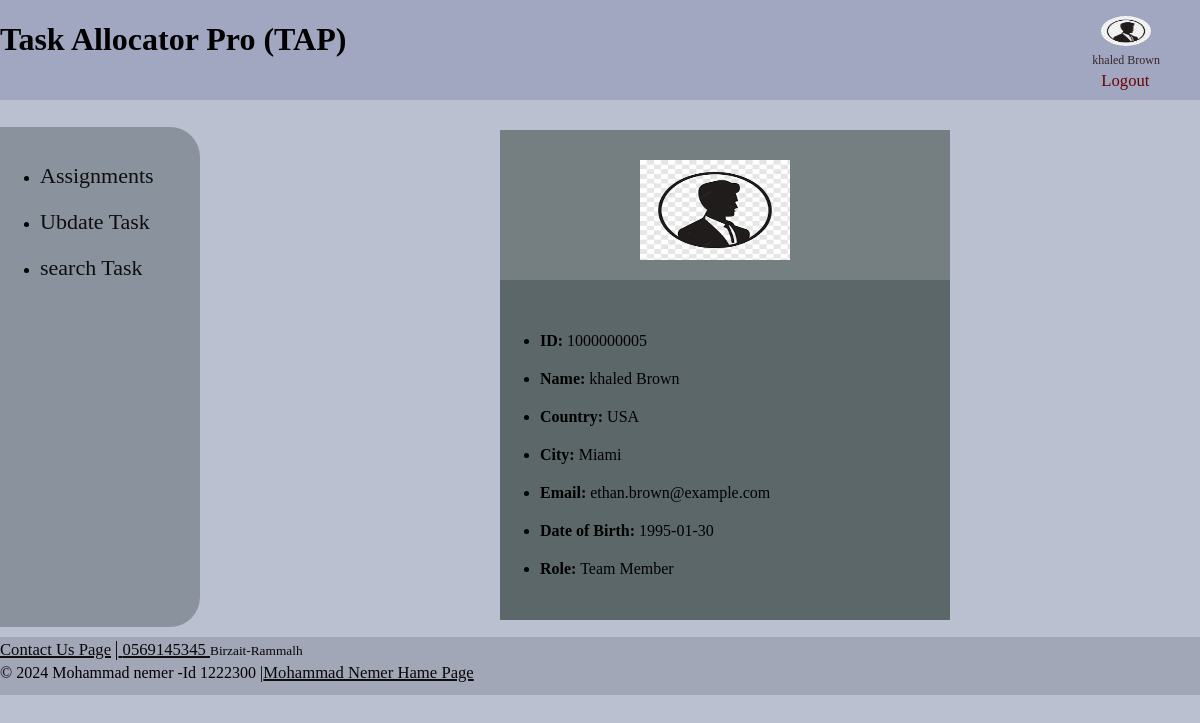
The page /pesonalpage.php (signed in) on the database its author committed.
### tables this page shows
CREATE TABLE `users` (
  `id` bigint(20) NOT NULL,
  `name` varchar(255) DEFAULT NULL,
  `address_flat_house_no` varchar(255) DEFAULT NULL,
  `address_street` varchar(255) DEFAULT NULL,
  `address_city` varchar(255) DEFAULT NULL,
  `address_country` varchar(255) DEFAULT NULL,
  `date_of_birth` date DEFAULT NULL,
  `id_number` varchar(255) DEFAULT NULL,
  `email` varchar(255) DEFAULT NULL,
  `telephone` varchar(15) DEFAULT NULL,
  `role` enum('Manager','Project Leader','Team Member') DEFAULT NULL,
  `qualification` text DEFAULT NULL,
  `skills` text DEFAULT NULL,
  `Username` varchar(255) DEFAULT NULL,
  `password` varchar(255) DEFAULT NULL,
  `images` varchar(255) DEFAULT NULL
);

### pesonalpage.php (the view, shortened to what this page needs)
<?php
    $pdo=db_connect();
    $id=$_SESSION['loginid'];
    $user_tablename = "users";
    $sql = "SELECT *  FROM $user_tablename  WHERE id = :userid";
    $cont[':userid']=$id;
$stmt = $pdo->prepare($sql);
$stmt->execute($cont);
$result = $stmt->fetch();
    if ($result) {
        $id= $result['id'];
        $name= $result['name'];
        $country= $result['address_country'];
        $city= $result['address_city'];
        $email= $result['email'];
        $images= $result['images'];
        $date_of_birth=$result['date_of_birth'];
        $role= $result['role'];
    }
?>
<!DOCTYPE html>
<html lang="ar">
<head>
    <link rel="stylesheet" href="style2.css">
</head>
<body>
<header>
<h1>Task Allocator Pro (TAP)</h1>
<nav id="account">
    <figure>
    <img id="imgpersonal" src="./Files/<?php echo $_SESSION['images']; ?>" alt="pimg">
  <figcaption>  <a id="hehm"  href="./pesonalpage.php">
    <?php
echo $_SESSION['name']; ?></a></figcaption>
<a id="logout" href="/login.php"> <small>Logout</small></a>
</figure>
    </nav>
</header>
<div id="contener">
<nav id="Manager">
    <ul>
    <?php
if($_SESSION['role']=='Team Member')
{
?>
  <li
    <?php
    global $issset;    if($issset==1){echo ' id="assign"';}
     ?>
    ><a  href="./membertask.php"> Assignments</a></li>
    <li><a href="./searchTask.php">Ubdate Task</a></li>
    <li ><a href="./searchTaskmember.php">search Task</a></li>
      <?php
}
?>
</ul>
</nav>
<main id="succ">
<figure id="truecaper">
<img id="true" src="/Files/<?php  echo   $images; ?> " alt="true">
</figure>
<?php
echo '<ul>';
echo "<li><strong>ID:</strong> $id</li>";
echo "<li><strong>Name:</strong> $name</li>";
echo "<li><strong>Country:</strong> $country</li>";
echo "<li><strong>City:</strong> $city</li>";
echo "<li><strong>Email:</strong> $email</li>";
echo "<li><strong>Date of Birth:</strong> $date_of_birth</li>";
echo "<li><strong>Role:</strong> $role</li>";
echo '</ul>';
?>
</main>
</div>
<footer>
 <small id="small">
 <a href="https://www.facebook.com/Future.Center.Haybrid.cars/?locale=ar_AR"> <small id="small"> Contact Us Page</small></a>
<a href="https://web.whatsapp.com/">|<small id="small">  0569145345 </small></a>
 Birzait-Rammalh
</small>
 <br>
&copy; 2024 Mohammad nemer -Id 1222300 |<a href="./../../index.html"><small id="small">Mohammad Nemer Hame Page</small></a>
</footer>
</body>
</html>

### style2.css (style rules this page uses)
body { background-color: rgb(187, 192, 209); margin-top: 0px; margin-left: 0px; margin-right: 0px; margin-bottom: 0px; padding-bottom: 0px; display: flex; flex-direction: column; flex-wrap: nowrap; }
a:link { color: rgb(14, 14, 15); }
#imgpersonal { width: 50px; height: 30px; border-radius: 50%; margin-left: 20px; }
#truecaper { margin-left: 0px; margin-top: 0px; margin-right: 0px; width: 450px; height: 150px; background-color: rgb(117, 126, 129); }
#account { margin-right: 0px; }
header { padding-top: 0px; margin-top: 0px; display: flex; justify-content: space-between; flex-direction: row; flex-wrap: nowrap; width: 100%; height: 100px; background-color: rgb(161, 167, 192); }
#hehm { text-decoration: none; font-size: 12px; color: #362626; margin-left: 11px; }
#contener { display: flex; flex-direction: row; flex-wrap: nowrap; margin-bottom: 10px; }
footer { margin-bottom: 0px; height: 58px; background-color: rgb(162, 167, 184); }
a { font-size: 20px; }
#small { color: #070707; }
#Manager { border-top-right-radius: 30px; border-bottom-right-radius: 30px; display: flex; flex-direction: row; flex-wrap: nowrap; width: 200px; background-color: rgb(138, 147, 157); height: 500px; padding-left: 0px; margin-top: 27px; margin-right: 100px; }
li { margin-top: 20px; }
#succ { display: flex; flex-direction: column; flex-wrap: nowrap; background-color: rgb(91, 103, 105); margin-left: 200px; margin-top: 30px; height: 490px; width: 450px; }
#true { margin-top: 30px; margin-left: 140px; width: 150px; height:100px; padding: 0px; }
small { color: #6c0202; }
#Manager a { text-decoration: none; font-family: "Times New Roman", Georgia, serif; font-size: 22px; }
#logout { text-decoration: none; margin-left: 20px; font-size: 20px; }

### rows shown on the page
users: images (picture), id "1000000005", name "khaled Brown", address_country "USA", address_city "Miami", email "ethan.brown@example.com", date_of_birth "1995-01-30", role "Team Member"

### other values the page prints
$_SESSION['name'] "khaled Brown"
